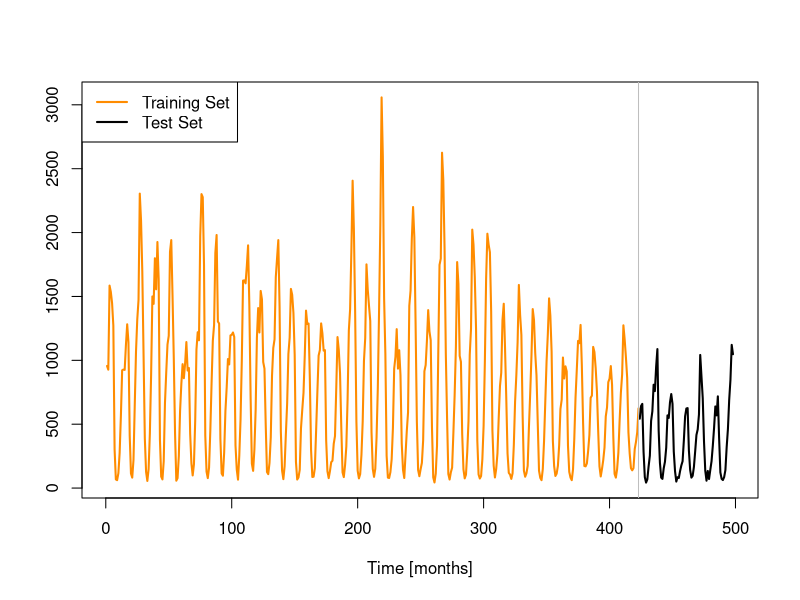
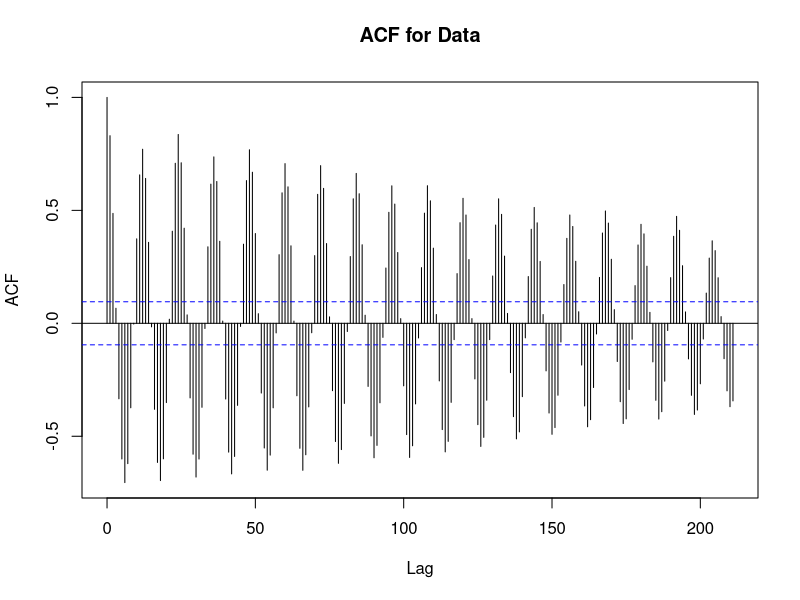
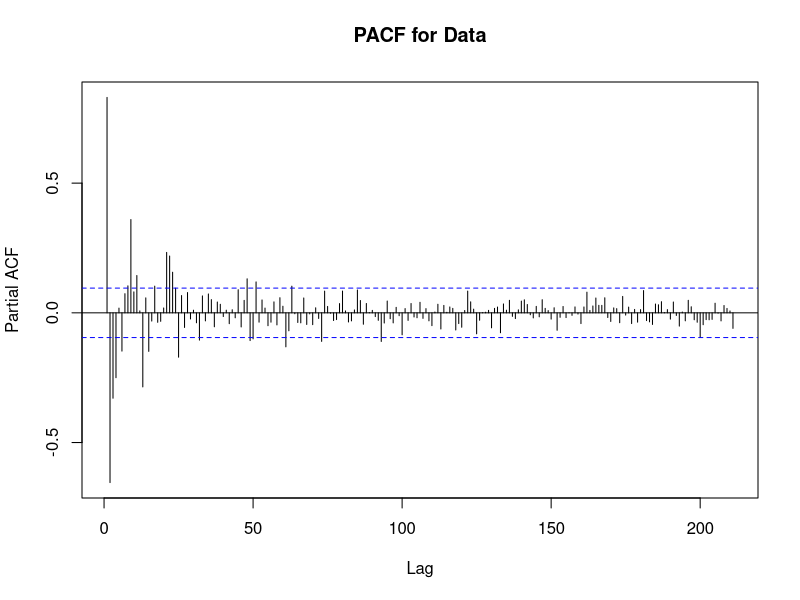
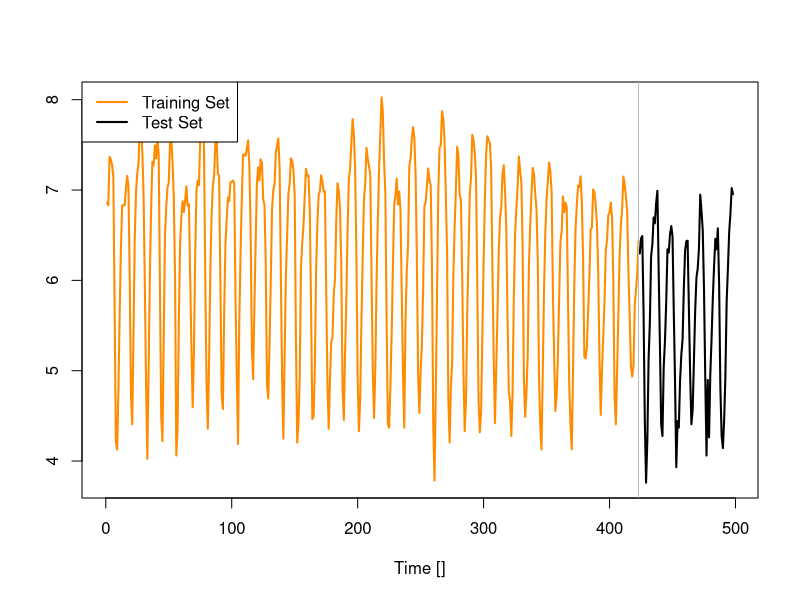
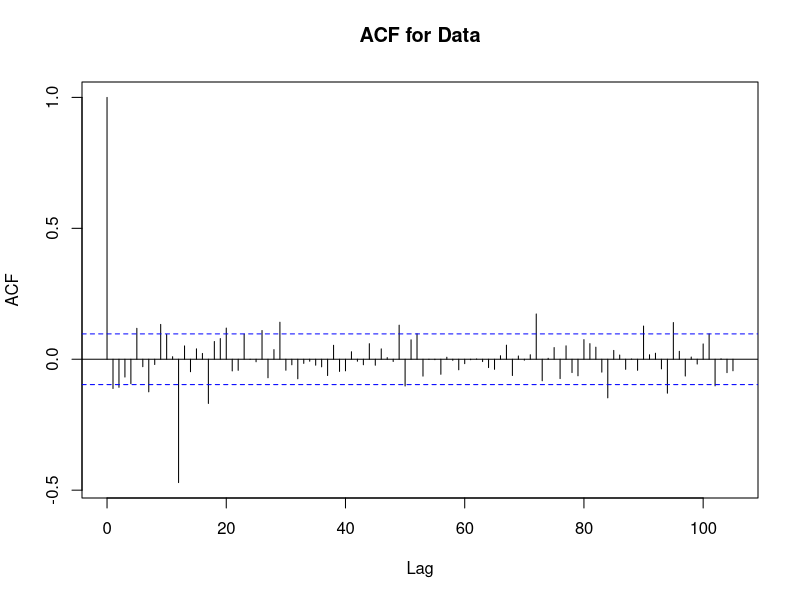
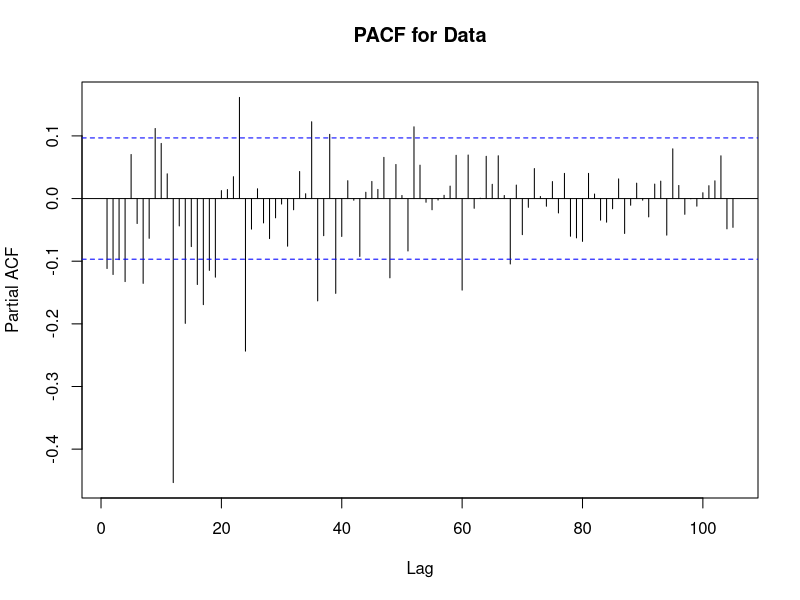
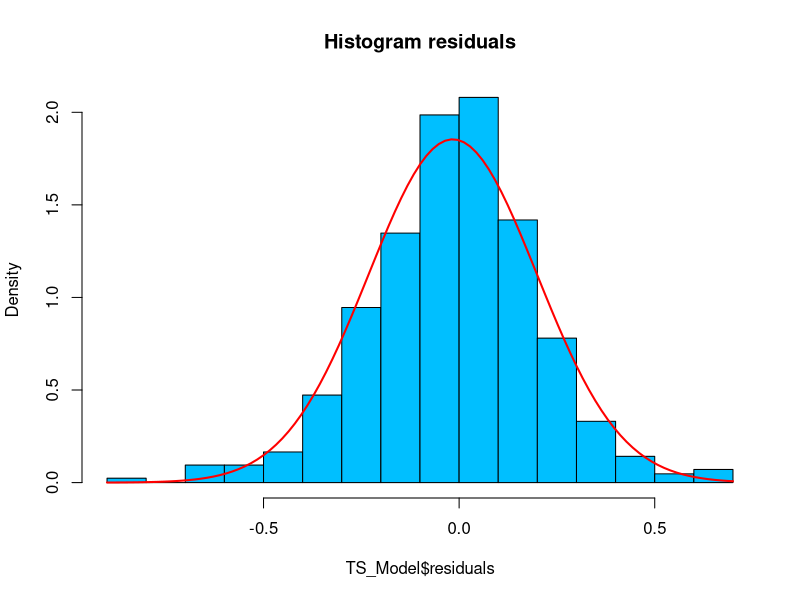
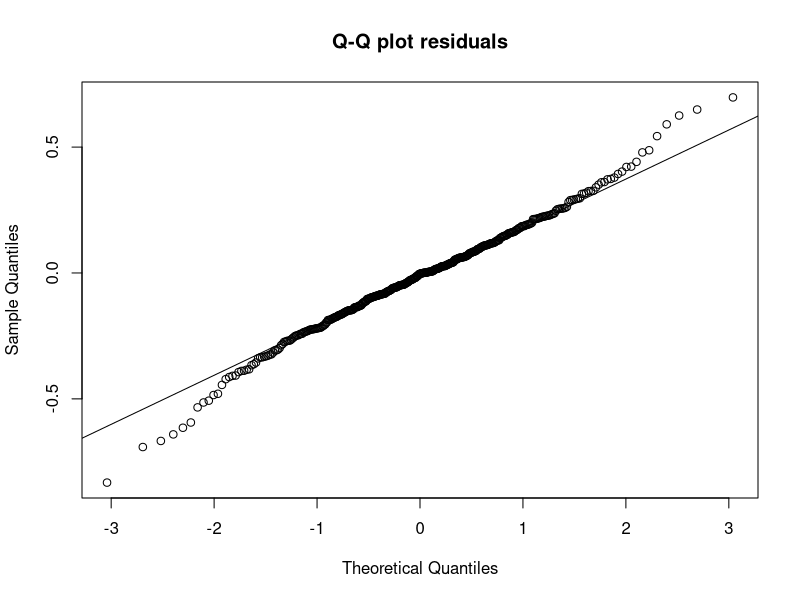

The R source for these figures, in order:
### Call for libraries ###
library(tseries)
library(forecast)
library(cluster)
### In case it is your first time in R, install them as: ###
#install.packages('tseries')
#install.packages('forecast')
#install.packages('cluster')

# Set fix random generator numbers 
set.seed(0)

##############################
# CHOOSE SIZE OF TRAIN SET ###
##############################

TrainSetSize <- 0.85 # Do not touch this

#####################
### READ DATA SET ###
#####################

DataSet1_Chickenpox   <- na.omit(read.csv('monthly-reported-number-of-chick.csv',sep=';',dec='.')$Monthly.reported.number.of.chickenpox..New.York.city..1931.1972)

TrainSetSize <- 0.85

#################################
### DIVIDE SETS AND PLOT THEM ###
#################################

# Choose data set you want to work with:
DataSet <- DataSet1_Chickenpox

# Divide traning and test set:
smp_size <- floor(TrainSetSize * length(DataSet))
train_ind <- c(1:smp_size)
train <- DataSet[train_ind]
test <- DataSet[-train_ind]
# Plot data:
plot(train,type = 'l',col='darkorange',lwd=2,main = '',xlab = 'Time [months]',ylab='',xlim=c(1,length(DataSet)),ylim = c(min(DataSet),max(DataSet)))
lines(c((length(train)+1):(length(DataSet))),test,lwd=2,col='black')
abline(v=length(train),col='grey')
legend('topleft',legend=c('Training Set','Test Set'),col=c('darkorange','black'),lwd=c(2,2))

##############################
### TIME SERIES ANALYSIS ######
##############################

# Plot ACF and PACF to check stationarity and correlations:
acf(train,main='ACF for Data',length(train)/2)
pacf(train,main='PACF for Data',length(train)/2)

##
# ACF looks highly seasonal with peaks that increase and decrease very fast, this is a clear seasonality every 12 months.
# This ups and downs look a high seasonal behaviour in the data 
# We also see in the plot (not the ACF) variability in the peaks, we can remove this peaks by using the log transfrom.
# Variability in the peaks imply that the mean will move also, so we will try to differentiate with lag 12 
## 


plot(log(train),type = 'l',col='darkorange',lwd=2,main = '',xlab = 'Time []',ylab='',xlim=c(1,length(DataSet)),ylim = c(min(log(DataSet)),max(log(DataSet))))
lines(c((length(train)+1):(length(DataSet))),log(test),lwd=2,col='black')
abline(v=length(train),col='grey')
legend('topleft',legend=c('Training Set','Test Set'),col=c('darkorange','black'),lwd=c(2,2))

# Now you see how applying the log transfrom, the peaks have drecreased.

# Apply transformations if required:
transformdata  <- diff(diff(log(train),12),1)

acf(transformdata,main='ACF for Data',length(train)/4)
pacf(transformdata,main='PACF for Data',length(train)/4)

##
# The ACF and PACF dont dont say that much, the only thing we know, is that S=12, d=1 and D=1. I would start tuning parameters p,q,P and Q. 
# After tuning this parameters and calibrate the model we see that for p=1, q=1, P=0, Q=1. The residuals of the normal distribution behave as normal radom noise and the predictions look quite accurate. 
##

# Create ARIMA order=(p,d,q) or SARIMA order=(p,d,q)x(P,D,Q)S:
p = 1# AR(p)
d = 1# differentiate order
q = 1# MA(q)
# Seasonal 
S = 12# Seasonality  
P = 0# AR(P) Seasonal
D = 1# differentiate order Seasonal
Q = 1# MA(Q) Seasonal


TS_Model <- arima(log(train),order = c(p,d,q), seasonal = list(order = c(P,D,Q), period = S))
# Check residuals of the model:
hist(TS_Model$residuals,prob = T,breaks = 20,col='deepskyblue1',main='Histogram residuals')
curve(dnorm(x, mean(TS_Model$residuals), sd(TS_Model$residuals)), add=TRUE, col="red", lwd=2)

qqnorm(TS_Model$residuals,main='Q-Q plot residuals')
qqline(TS_Model$residuals)

plot(c(fitted(TS_Model)),c(TS_Model$residuals),pch=20,col='red',xlab = 'Fitted Values',ylab='Residuals',main='Residual vs Fitted residuals')
abline(h=0)

acf(TS_Model$residuals,length(train)/2,main='ACF for residuals')


##############################################
### LETS MAKE PREDICTIONS AND PLOT THEM ######
##############################################

# Predict n.ahead steps:
Predictions <- predict(TS_Model, n.ahead = length(test))

##
# Transfrom this predictions to the exponetial (because we were predicting using the log transform)
##

# Plot predictions:
plot(train,type = 'l',col='darkorange',lwd=2,main = 'Fill Data',xlab = 'Time',ylab='Data',xlim=c(1,length(DataSet)),ylim = c(0,max(DataSet)))
lines(c((length(train)+1):(length(DataSet))),test,lwd=2,col='gray60')
lines(c((length(train)+1):(length(DataSet))),exp(Predictions$pred),lwd=2,col='darkviolet')
lines(c((length(train)+1):(length(DataSet))),exp(Predictions$pred+Predictions$se),lwd=2,lty=2,col='darkviolet')
lines(c((length(train)+1):(length(DataSet))),exp(Predictions$pred-Predictions$se),lwd=2,lty=2,col='darkviolet')
abline(v=length(train),col='grey')
legend('topleft',legend=c('Past observations','Real Observations','Mean Forecast','95% Conf. Intervals Forecast'),col=c('darkorange','gray60','darkviolet','darkviolet'),lwd=c(2,2,2,2),lty=c(1,1,1,2))

